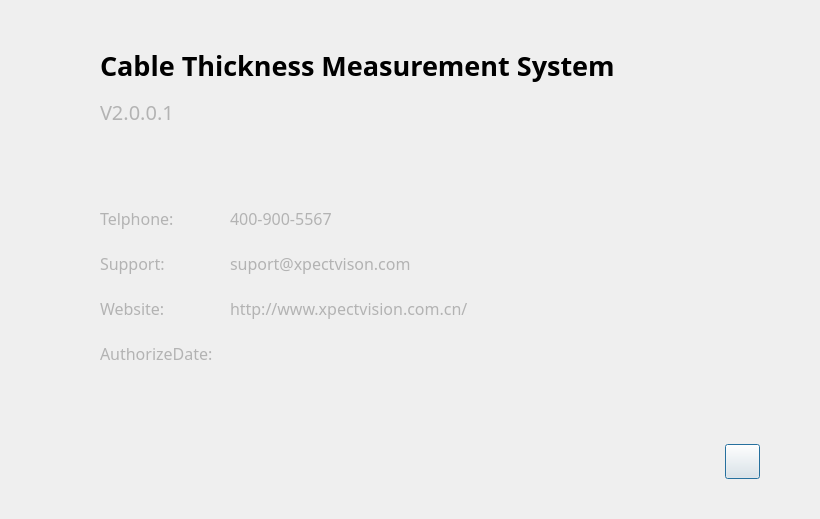
<?xml version="1.0" encoding="UTF-8"?>
<ui version="4.0">
 <class>mvAboutWidget</class>
 <widget class="QDialog" name="mvAboutWidget">
  <property name="geometry">
   <rect>
    <x>0</x>
    <y>0</y>
    <width>820</width>
    <height>519</height>
   </rect>
  </property>
  <property name="sizePolicy">
   <sizepolicy hsizetype="Preferred" vsizetype="Preferred">
    <horstretch>0</horstretch>
    <verstretch>0</verstretch>
   </sizepolicy>
  </property>
  <property name="font">
   <font>
    <family>微软雅黑</family>
    <pointsize>10</pointsize>
   </font>
  </property>
  <property name="windowTitle">
   <string>mvAboutWidget</string>
  </property>
  <property name="whatsThis">
   <string>mvAboutWidget</string>
  </property>
  <property name="styleSheet">
   <string notr="true"/>
  </property>
  <layout class="QVBoxLayout" name="verticalLayout_4">
   <property name="spacing">
    <number>10</number>
   </property>
   <property name="leftMargin">
    <number>100</number>
   </property>
   <property name="topMargin">
    <number>40</number>
   </property>
   <property name="rightMargin">
    <number>40</number>
   </property>
   <property name="bottomMargin">
    <number>40</number>
   </property>
   <item>
    <layout class="QHBoxLayout" name="horizontalLayout_4">
     <property name="spacing">
      <number>0</number>
     </property>
     <item>
      <layout class="QVBoxLayout" name="verticalLayout_3">
       <property name="spacing">
        <number>10</number>
       </property>
       <item>
        <layout class="QVBoxLayout" name="verticalLayout">
         <property name="spacing">
          <number>7</number>
         </property>
         <item>
          <widget class="QLabel" name="lbVisionValue_2">
           <property name="minimumSize">
            <size>
             <width>600</width>
             <height>50</height>
            </size>
           </property>
           <property name="font">
            <font>
             <family>微软雅黑</family>
             <pointsize>20</pointsize>
             <bold>true</bold>
            </font>
           </property>
           <property name="text">
            <string>Cable Thickness Measurement System</string>
           </property>
          </widget>
         </item>
         <item>
          <layout class="QHBoxLayout" name="horizontalLayout">
           <item>
            <widget class="QLabel" name="lbVisionValue">
             <property name="minimumSize">
              <size>
               <width>150</width>
               <height>30</height>
              </size>
             </property>
             <property name="font">
              <font>
               <family>微软雅黑</family>
               <pointsize>15</pointsize>
              </font>
             </property>
             <property name="styleSheet">
              <string notr="true">color: rgb(179, 179, 179);</string>
             </property>
             <property name="text">
              <string>V2.0.0.1</string>
             </property>
            </widget>
           </item>
           <item>
            <spacer name="horizontalSpacer">
             <property name="orientation">
              <enum>Qt::Orientation::Horizontal</enum>
             </property>
             <property name="sizeHint" stdset="0">
              <size>
               <width>40</width>
               <height>20</height>
              </size>
             </property>
            </spacer>
           </item>
          </layout>
         </item>
        </layout>
       </item>
       <item>
        <layout class="QHBoxLayout" name="horizontalLayout_2">
         <property name="spacing">
          <number>10</number>
         </property>
         <item>
          <widget class="QStackedWidget" name="stackedWidget">
           <property name="sizePolicy">
            <sizepolicy hsizetype="Expanding" vsizetype="Expanding">
             <horstretch>0</horstretch>
             <verstretch>0</verstretch>
            </sizepolicy>
           </property>
           <property name="currentIndex">
            <number>0</number>
           </property>
           <widget class="QWidget" name="page">
            <layout class="QHBoxLayout" name="horizontalLayout_5">
             <property name="spacing">
              <number>0</number>
             </property>
             <property name="leftMargin">
              <number>0</number>
             </property>
             <property name="topMargin">
              <number>0</number>
             </property>
             <property name="rightMargin">
              <number>0</number>
             </property>
             <property name="bottomMargin">
              <number>0</number>
             </property>
             <item>
              <layout class="QVBoxLayout" name="verticalLayout_2">
               <item>
                <spacer name="verticalSpacer">
                 <property name="orientation">
                  <enum>Qt::Orientation::Vertical</enum>
                 </property>
                 <property name="sizeHint" stdset="0">
                  <size>
                   <width>20</width>
                   <height>40</height>
                  </size>
                 </property>
                </spacer>
               </item>
               <item>
                <layout class="QGridLayout" name="gridLayout">
                 <property name="spacing">
                  <number>10</number>
                 </property>
                 <item row="2" column="0">
                  <widget class="QLabel" name="lbSupportEmail_2">
                   <property name="minimumSize">
                    <size>
                     <width>110</width>
                     <height>35</height>
                    </size>
                   </property>
                   <property name="font">
                    <font>
                     <family>微软雅黑</family>
                     <pointsize>12</pointsize>
                    </font>
                   </property>
                   <property name="styleSheet">
                    <string notr="true">color: rgb(179, 179, 179);</string>
                   </property>
                   <property name="text">
                    <string>Telphone:</string>
                   </property>
                  </widget>
                 </item>
                 <item row="2" column="1">
                  <widget class="QLabel" name="lbsuportValue_2">
                   <property name="minimumSize">
                    <size>
                     <width>300</width>
                     <height>35</height>
                    </size>
                   </property>
                   <property name="font">
                    <font>
                     <family>微软雅黑</family>
                     <pointsize>12</pointsize>
                    </font>
                   </property>
                   <property name="styleSheet">
                    <string notr="true">color: rgb(179, 179, 179);</string>
                   </property>
                   <property name="text">
                    <string>400-900-5567</string>
                   </property>
                  </widget>
                 </item>
                 <item row="4" column="0">
                  <widget class="QLabel" name="lbSupportEmail">
                   <property name="minimumSize">
                    <size>
                     <width>110</width>
                     <height>35</height>
                    </size>
                   </property>
                   <property name="font">
                    <font>
                     <family>微软雅黑</family>
                     <pointsize>12</pointsize>
                    </font>
                   </property>
                   <property name="styleSheet">
                    <string notr="true">color: rgb(179, 179, 179);</string>
                   </property>
                   <property name="text">
                    <string>Support:</string>
                   </property>
                  </widget>
                 </item>
                 <item row="5" column="1">
                  <widget class="QLabel" name="lbWebsiteValue">
                   <property name="minimumSize">
                    <size>
                     <width>300</width>
                     <height>35</height>
                    </size>
                   </property>
                   <property name="font">
                    <font>
                     <family>微软雅黑</family>
                     <pointsize>12</pointsize>
                    </font>
                   </property>
                   <property name="styleSheet">
                    <string notr="true">color: rgb(179, 179, 179);</string>
                   </property>
                   <property name="text">
                    <string>http://www.xpectvision.com.cn/</string>
                   </property>
                  </widget>
                 </item>
                 <item row="4" column="1">
                  <widget class="QLabel" name="lbsuportValue">
                   <property name="minimumSize">
                    <size>
                     <width>300</width>
                     <height>35</height>
                    </size>
                   </property>
                   <property name="font">
                    <font>
                     <family>微软雅黑</family>
                     <pointsize>12</pointsize>
                    </font>
                   </property>
                   <property name="styleSheet">
                    <string notr="true">color: rgb(179, 179, 179);</string>
                   </property>
                   <property name="text">
                    <string>suport@xpectvison.com</string>
                   </property>
                  </widget>
                 </item>
                 <item row="5" column="0">
                  <widget class="QLabel" name="lbWebsite">
                   <property name="minimumSize">
                    <size>
                     <width>110</width>
                     <height>35</height>
                    </size>
                   </property>
                   <property name="font">
                    <font>
                     <family>微软雅黑</family>
                     <pointsize>12</pointsize>
                    </font>
                   </property>
                   <property name="styleSheet">
                    <string notr="true">color: rgb(179, 179, 179);</string>
                   </property>
                   <property name="text">
                    <string>Website:</string>
                   </property>
                  </widget>
                 </item>
                 <item row="7" column="1">
                  <widget class="QLabel" name="mAuthorizeDate">
                   <property name="sizePolicy">
                    <sizepolicy hsizetype="Minimum" vsizetype="Minimum">
                     <horstretch>0</horstretch>
                     <verstretch>0</verstretch>
                    </sizepolicy>
                   </property>
                   <property name="minimumSize">
                    <size>
                     <width>300</width>
                     <height>35</height>
                    </size>
                   </property>
                   <property name="font">
                    <font>
                     <family>微软雅黑</family>
                     <pointsize>12</pointsize>
                    </font>
                   </property>
                   <property name="styleSheet">
                    <string notr="true">color: rgb(179, 179, 179);</string>
                   </property>
                   <property name="text">
                    <string/>
                   </property>
                  </widget>
                 </item>
                 <item row="7" column="0">
                  <widget class="QLabel" name="label_3">
                   <property name="sizePolicy">
                    <sizepolicy hsizetype="Preferred" vsizetype="Preferred">
                     <horstretch>0</horstretch>
                     <verstretch>0</verstretch>
                    </sizepolicy>
                   </property>
                   <property name="minimumSize">
                    <size>
                     <width>110</width>
                     <height>35</height>
                    </size>
                   </property>
                   <property name="font">
                    <font>
                     <family>微软雅黑</family>
                     <pointsize>12</pointsize>
                    </font>
                   </property>
                   <property name="styleSheet">
                    <string notr="true">color: rgb(179, 179, 179);</string>
                   </property>
                   <property name="text">
                    <string>AuthorizeDate:</string>
                   </property>
                  </widget>
                 </item>
                </layout>
               </item>
               <item>
                <spacer name="verticalSpacer_2">
                 <property name="orientation">
                  <enum>Qt::Orientation::Vertical</enum>
                 </property>
                 <property name="sizeHint" stdset="0">
                  <size>
                   <width>20</width>
                   <height>40</height>
                  </size>
                 </property>
                </spacer>
               </item>
              </layout>
             </item>
            </layout>
            <zorder></zorder>
           </widget>
           <widget class="QWidget" name="page_2">
            <layout class="QHBoxLayout" name="horizontalLayout_6">
             <property name="spacing">
              <number>0</number>
             </property>
             <property name="leftMargin">
              <number>0</number>
             </property>
             <property name="topMargin">
              <number>0</number>
             </property>
             <property name="rightMargin">
              <number>0</number>
             </property>
             <property name="bottomMargin">
              <number>0</number>
             </property>
             <item>
              <spacer name="horizontalSpacer_4">
               <property name="orientation">
                <enum>Qt::Orientation::Horizontal</enum>
               </property>
               <property name="sizeType">
                <enum>QSizePolicy::Policy::Fixed</enum>
               </property>
               <property name="sizeHint" stdset="0">
                <size>
                 <width>0</width>
                 <height>20</height>
                </size>
               </property>
              </spacer>
             </item>
             <item>
              <widget class="QTextBrowser" name="textBrowser">
               <property name="verticalScrollBarPolicy">
                <enum>Qt::ScrollBarPolicy::ScrollBarAlwaysOff</enum>
               </property>
               <property name="horizontalScrollBarPolicy">
                <enum>Qt::ScrollBarPolicy::ScrollBarAlwaysOff</enum>
               </property>
               <property name="html">
                <string>&lt;!DOCTYPE HTML PUBLIC &quot;-//W3C//DTD HTML 4.0//EN&quot; &quot;http://www.w3.org/TR/REC-html40/strict.dtd&quot;&gt;
&lt;html&gt;&lt;head&gt;&lt;meta name=&quot;qrichtext&quot; content=&quot;1&quot; /&gt;&lt;meta charset=&quot;utf-8&quot; /&gt;&lt;style type=&quot;text/css&quot;&gt;
p, li { white-space: pre-wrap; }
hr { height: 1px; border-width: 0; }
li.unchecked::marker { content: &quot;\2610&quot;; }
li.checked::marker { content: &quot;\2612&quot;; }
&lt;/style&gt;&lt;/head&gt;&lt;body style=&quot; font-family:'微软雅黑'; font-size:10pt; font-weight:400; font-style:normal;&quot;&gt;
&lt;p style=&quot; margin-top:0px; margin-bottom:0px; margin-left:0px; margin-right:0px; -qt-block-indent:0; text-indent:0px;&quot;&gt;&lt;span style=&quot; font-family:'SimSun'; font-size:11pt;&quot;&gt;深圳帧观德芯科技有限公司软件许可协议  &lt;/span&gt;&lt;/p&gt;
&lt;p style=&quot; margin-top:0px; margin-bottom:0px; margin-left:0px; margin-right:0px; -qt-block-indent:0; text-indent:0px;&quot;&gt;&lt;span style=&quot; font-family:'SimSun'; font-size:11pt;&quot;&gt;========================  &lt;/span&gt;&lt;/p&gt;
&lt;p style=&quot; margin-top:0px; margin-bottom:0px; margin-left:0px; margin-right:0px; -qt-block-indent:0; text-indent:0px;&quot;&gt;&lt;span style=&quot; font-family:'SimSun'; font-size:11pt;&quot;&gt;  &lt;/span&gt;&lt;/p&gt;
&lt;p style=&quot; margin-top:0px; margin-bottom:0px; margin-left:0px; margin-right:0px; -qt-block-indent:0; text-indent:0px;&quot;&gt;&lt;span style=&quot; font-family:'SimSun'; font-size:11pt;&quot;&gt;版权所有 (C) 2022 深圳帧观德芯科技有限公司  &lt;/span&gt;&lt;/p&gt;
&lt;p style=&quot; margin-top:0px; margin-bottom:0px; margin-left:0px; margin-right:0px; -qt-block-indent:0; text-indent:0px;&quot;&gt;&lt;span style=&quot; font-family:'SimSun'; font-size:11pt;&quot;&gt;  &lt;/span&gt;&lt;/p&gt;
&lt;p style=&quot; margin-top:0px; margin-bottom:0px; margin-left:0px; margin-right:0px; -qt-block-indent:0; text-indent:0px;&quot;&gt;&lt;span style=&quot; font-family:'SimSun'; font-size:11pt;&quot;&gt;本软件遵循GNU Lesser General Public License（LGPL）版本3协议进行分发。  &lt;/span&gt;&lt;/p&gt;
&lt;p style=&quot; margin-top:0px; margin-bottom:0px; margin-left:0px; margin-right:0px; -qt-block-indent:0; text-indent:0px;&quot;&gt;&lt;span style=&quot; font-family:'SimSun'; font-size:11pt;&quot;&gt;  &lt;/span&gt;&lt;/p&gt;
&lt;p style=&quot; margin-top:0px; margin-bottom:0px; margin-left:0px; margin-right:0px; -qt-block-indent:0; text-indent:0px;&quot;&gt;&lt;span style=&quot; font-family:'SimSun'; font-size:11pt;&quot;&gt;本程序是自由软件：您可以根据自由软件基金会发布的GNU Lesser General Public License的条款，在版本3或（由您选择）任何更新版本的许可下重新发布和/或修改它。  &lt;/span&gt;&lt;/p&gt;
&lt;p style=&quot; margin-top:0px; margin-bottom:0px; margin-left:0px; margin-right:0px; -qt-block-indent:0; text-indent:0px;&quot;&gt;&lt;span style=&quot; font-family:'SimSun'; font-size:11pt;&quot;&gt;  &lt;/span&gt;&lt;/p&gt;
&lt;p style=&quot; margin-top:0px; margin-bottom:0px; margin-left:0px; margin-right:0px; -qt-block-indent:0; text-indent:0px;&quot;&gt;&lt;span style=&quot; font-family:'SimSun'; font-size:11pt;&quot;&gt;本程序在发布时，希望它能有用，但没有任何担保；甚至不包括适销性或特定用途的适用性担保。详情请参照GNU Lesser General Public License。  &lt;/span&gt;&lt;/p&gt;
&lt;p style=&quot; margin-top:0px; margin-bottom:0px; margin-left:0px; margin-right:0px; -qt-block-indent:0; text-indent:0px;&quot;&gt;&lt;span style=&quot; font-family:'SimSun'; font-size:11pt;&quot;&gt;  &lt;/span&gt;&lt;/p&gt;
&lt;p style=&quot; margin-top:0px; margin-bottom:0px; margin-left:0px; margin-right:0px; -qt-block-indent:0; text-indent:0px;&quot;&gt;&lt;span style=&quot; font-family:'SimSun'; font-size:11pt;&quot;&gt;您应该已经收到了GNU Lesser General Public License的副本，如果没有，请访问&amp;lt;https://www.gnu.org/licenses/&amp;gt;。  &lt;/span&gt;&lt;/p&gt;
&lt;p style=&quot; margin-top:0px; margin-bottom:0px; margin-left:0px; margin-right:0px; -qt-block-indent:0; text-indent:0px;&quot;&gt;&lt;span style=&quot; font-family:'SimSun'; font-size:11pt;&quot;&gt;  &lt;/span&gt;&lt;/p&gt;
&lt;p style=&quot; margin-top:0px; margin-bottom:0px; margin-left:0px; margin-right:0px; -qt-block-indent:0; text-indent:0px;&quot;&gt;&lt;span style=&quot; font-family:'SimSun'; font-size:11pt;&quot;&gt;关于Qt库的声明  &lt;/span&gt;&lt;/p&gt;
&lt;p style=&quot; margin-top:0px; margin-bottom:0px; margin-left:0px; margin-right:0px; -qt-block-indent:0; text-indent:0px;&quot;&gt;&lt;span style=&quot; font-family:'SimSun'; font-size:11pt;&quot;&gt;--------  &lt;/span&gt;&lt;/p&gt;
&lt;p style=&quot; margin-top:0px; margin-bottom:0px; margin-left:0px; margin-right:0px; -qt-block-indent:0; text-indent:0px;&quot;&gt;&lt;span style=&quot; font-family:'SimSun'; font-size:11pt;&quot;&gt;  &lt;/span&gt;&lt;/p&gt;
&lt;p style=&quot; margin-top:0px; margin-bottom:0px; margin-left:0px; margin-right:0px; -qt-block-indent:0; text-indent:0px;&quot;&gt;&lt;span style=&quot; font-family:'SimSun'; font-size:11pt;&quot;&gt;本软件依赖于Qt库，Qt库遵循GNU Lesser General Public License（LGPL）版本3。我们在此声明，我们的软件以动态链接库（DLL）的形式使用Qt库，并未对Qt库的源代码进行修改或重新编译。因此，我们的软件遵循相同的LGPL许可协议，并允许在遵循LGPL条款的条件下进行分发、修改和使用。 &lt;/span&gt;&lt;/p&gt;
&lt;p style=&quot; margin-top:0px; margin-bottom:0px; margin-left:0px; margin-right:0px; -qt-block-indent:0; text-indent:0px;&quot;&gt;&lt;span style=&quot; font-family:'SimSun'; font-size:11pt;&quot;&gt;  &lt;/span&gt;&lt;/p&gt;
&lt;p style=&quot; margin-top:0px; margin-bottom:0px; margin-left:0px; margin-right:0px; -qt-block-indent:0; text-indent:0px;&quot;&gt;&lt;span style=&quot; font-family:'SimSun'; font-size:11pt;&quot;&gt;Qt库的版权归The Qt Company Ltd和其贡献者所有。Qt库和相关文档可以在&amp;lt;https://www.qt.io/&amp;gt;上获取。  &lt;/span&gt;&lt;/p&gt;
&lt;p style=&quot; margin-top:0px; margin-bottom:0px; margin-left:0px; margin-right:0px; -qt-block-indent:0; text-indent:0px;&quot;&gt;&lt;span style=&quot; font-family:'SimSun'; font-size:11pt;&quot;&gt;  &lt;/span&gt;&lt;/p&gt;
&lt;p style=&quot; margin-top:0px; margin-bottom:0px; margin-left:0px; margin-right:0px; -qt-block-indent:0; text-indent:0px;&quot;&gt;&lt;span style=&quot; font-family:'SimSun'; font-size:11pt;&quot;&gt;任何使用本软件创建的应用程序或插件，如果它们与Qt库链接在一起并且主要依赖于Qt库，那么这些应用程序或插件也必须遵循LGPL许可协议。  &lt;/span&gt;&lt;/p&gt;
&lt;p style=&quot; margin-top:0px; margin-bottom:0px; margin-left:0px; margin-right:0px; -qt-block-indent:0; text-indent:0px;&quot;&gt;&lt;span style=&quot; font-family:'SimSun'; font-size:11pt;&quot;&gt;  &lt;/span&gt;&lt;/p&gt;
&lt;p style=&quot; margin-top:0px; margin-bottom:0px; margin-left:0px; margin-right:0px; -qt-block-indent:0; text-indent:0px;&quot;&gt;&lt;span style=&quot; font-family:'SimSun'; font-size:11pt;&quot;&gt;深圳帧观德芯科技有限公司  &lt;/span&gt;&lt;/p&gt;
&lt;p style=&quot; margin-top:0px; margin-bottom:0px; margin-left:0px; margin-right:0px; -qt-block-indent:0; text-indent:0px;&quot;&gt;&lt;span style=&quot; font-family:'SimSun'; font-size:11pt;&quot;&gt;2022年3月1日&lt;/span&gt;&lt;/p&gt;&lt;/body&gt;&lt;/html&gt;</string>
               </property>
              </widget>
             </item>
             <item>
              <spacer name="horizontalSpacer_5">
               <property name="orientation">
                <enum>Qt::Orientation::Horizontal</enum>
               </property>
               <property name="sizeType">
                <enum>QSizePolicy::Policy::Fixed</enum>
               </property>
               <property name="sizeHint" stdset="0">
                <size>
                 <width>0</width>
                 <height>20</height>
                </size>
               </property>
              </spacer>
             </item>
            </layout>
           </widget>
          </widget>
         </item>
         <item>
          <widget class="QLabel" name="label">
           <property name="sizePolicy">
            <sizepolicy hsizetype="Preferred" vsizetype="Preferred">
             <horstretch>0</horstretch>
             <verstretch>0</verstretch>
            </sizepolicy>
           </property>
           <property name="minimumSize">
            <size>
             <width>180</width>
             <height>250</height>
            </size>
           </property>
           <property name="text">
            <string/>
           </property>
           <property name="pixmap">
            <pixmap resource="mvResources.qrc">:/Res/Image/Cable.png</pixmap>
           </property>
           <property name="scaledContents">
            <bool>true</bool>
           </property>
           <property name="alignment">
            <set>Qt::AlignmentFlag::AlignCenter</set>
           </property>
          </widget>
         </item>
        </layout>
       </item>
      </layout>
     </item>
     <item>
      <spacer name="horizontalSpacer_2">
       <property name="orientation">
        <enum>Qt::Orientation::Horizontal</enum>
       </property>
       <property name="sizeType">
        <enum>QSizePolicy::Policy::Fixed</enum>
       </property>
       <property name="sizeHint" stdset="0">
        <size>
         <width>60</width>
         <height>20</height>
        </size>
       </property>
      </spacer>
     </item>
    </layout>
   </item>
   <item>
    <layout class="QHBoxLayout" name="horizontalLayout_3">
     <item>
      <spacer name="horizontalSpacer_3">
       <property name="orientation">
        <enum>Qt::Orientation::Horizontal</enum>
       </property>
       <property name="sizeHint" stdset="0">
        <size>
         <width>40</width>
         <height>20</height>
        </size>
       </property>
      </spacer>
     </item>
     <item>
      <widget class="QPushButton" name="mBtnSpecification">
       <property name="sizePolicy">
        <sizepolicy hsizetype="Minimum" vsizetype="Minimum">
         <horstretch>0</horstretch>
         <verstretch>0</verstretch>
        </sizepolicy>
       </property>
       <property name="minimumSize">
        <size>
         <width>35</width>
         <height>35</height>
        </size>
       </property>
       <property name="maximumSize">
        <size>
         <width>35</width>
         <height>35</height>
        </size>
       </property>
       <property name="text">
        <string/>
       </property>
       <property name="icon">
        <iconset resource="mvResources.qrc">
         <normaloff>:/Res/Image/mainwidget/op1.png</normaloff>:/Res/Image/mainwidget/op1.png</iconset>
       </property>
       <property name="iconSize">
        <size>
         <width>30</width>
         <height>30</height>
        </size>
       </property>
      </widget>
     </item>
     <item>
      <spacer name="horizontalSpacer_6">
       <property name="orientation">
        <enum>Qt::Orientation::Horizontal</enum>
       </property>
       <property name="sizeType">
        <enum>QSizePolicy::Policy::Fixed</enum>
       </property>
       <property name="sizeHint" stdset="0">
        <size>
         <width>20</width>
         <height>20</height>
        </size>
       </property>
      </spacer>
     </item>
    </layout>
   </item>
  </layout>
 </widget>
 <layoutdefault spacing="6" margin="11"/>
 <resources>
  <include location="mvResources.qrc"/>
 </resources>
 <connections/>
</ui>
